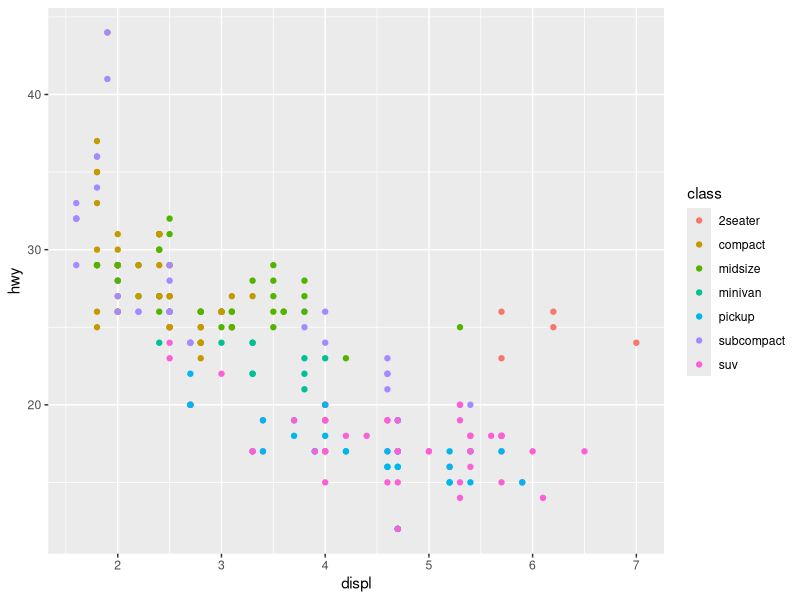
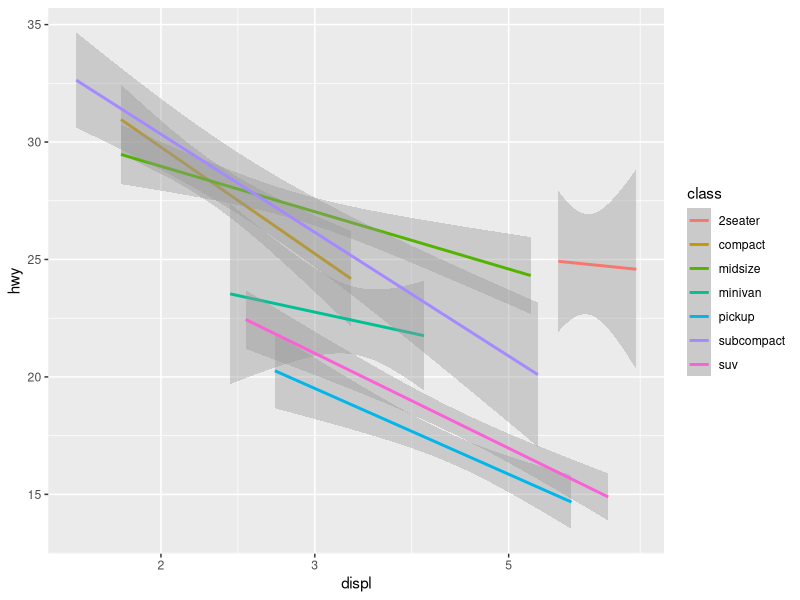

The R source for these figures, in order: (Note: this script raises an error after producing the figures.)
library(tidyverse)
mpg
p <- ggplot(data = mpg,
            mapping = aes(x = displ, y = hwy, color = class))
p + geom_point()
p + geom_smooth(method = "lm") + scale_x_log10()
#scale_x_log10 reduces the size of the grpah. Makes the lines of best fit more compact and easier to see.




bank_data <- bank


b <- ggplot(data = bank_data,
            mapping = aes(x=y,color = y))
b + geom_bar()

b2 <- ggplot(data = bank_data,
            mapping = aes(x=default,color = y))
b2 + geom_bar()

b3 <- ggplot(data = bank_data,
             mapping = aes(x=education,y = balance))
b3 + geom_point()

